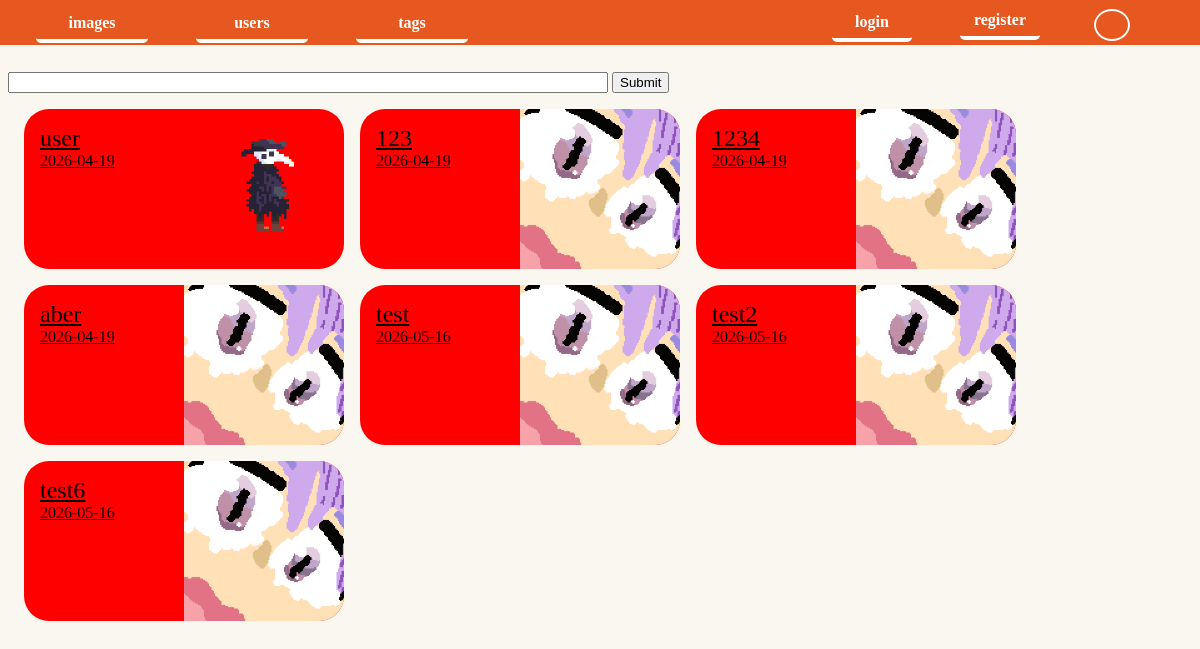
The page /users.php on the database its author committed.
### tables this page shows
CREATE TABLE `users` (
  `userId` int(255) NOT NULL,
  `name` varchar(255) NOT NULL,
  `password` varchar(255) NOT NULL,
  `userImage` varchar(255) NOT NULL DEFAULT 'userImages/default.png',
  `email` varchar(255) DEFAULT NULL,
  `privileges` int(11) NOT NULL DEFAULT 0 COMMENT '0=user\r\n1=user with email\r\n2=moderator\r\n3=admin\r\n4=owner',
  `userCreation` date NOT NULL DEFAULT current_timestamp()
);

### back/functions.php (called while the page is built, shortened)
<?php
class Stmt{
    private $db;
    private $stmt;
    public function __construct($db, $stmt="SELECT * FROM users"){
        $this->db = $db;
        if(($this->stmt=$db->prepare($stmt))===false){
            echo"<div class='err'> stmt failed".mysqli_error($db)."</div>";
            exit;
        }
    }
    function bind($type, $param){
        if (is_array($param))$param = array_values($param);
        else $param= array($param);
        for ($i=0; $i<count($param);$i++){
            $arr[$i]=&$param[$i];
        }
        call_user_func_array(array($this->stmt, "bind_param"), array_merge(array($type), $arr));
    }
    function exe(){
        if(!$this->stmt->execute()){
            echo "<div class='err'>execution error</div>".mysqli_error($this->db);
            exit;
        }
    }
    function fetch(){
        return mysqli_fetch_all($this->stmt->get_result(), MYSQLI_ASSOC);
    }
}
?>
<?php
function listUsers($db, $string="%"){
    $stmt = new Stmt($db, "SELECT * FROM users WHERE name LIKE ?");
    $stmt->bind("s", $string);
    $stmt->exe();
    return $stmt->fetch();
}
?>

### users.php (the view)
<?php
require "block/header.phtml";
if (isset($_GET["search"])) $users = listUsers($db, $_GET["search"]);
else $users = listUsers($db);
?>
<form method="GET">
    <input type="text" name="search" id="search">
    <input type="submit">
</form>
<div class="userList">
<?php
foreach($users as $user){
    ?>
<a class="userLink" href="profile.php?userId=<?=$user["userId"]?>">
    <div class="userInfo">
        <div class="userName"><?=$user["name"]?></div>
        <div class="userCreation"><?=$user["userCreation"]?></div>
    </div>
    <img class="userImage" src="<?=$user["userImage"]?>">
</a>
<?php
}
?>
</div>

### block/header.css (style rules this page uses)
:root { --themeMain: rgb(230, 88, 32); --themeBackground: rgb(250, 247, 240); --themeIndent: rgb(209, 76, 23); --themeHover: rgb(142, 140, 216); --themeGre: rgb(100,200,100); --themeText: rgb(0, 0, 0); --themeNavText: rgb(255,255,255); }
body { background:var(--themeBackground); color:var(--themeText); }
a { border-radius:0.3rem; color:var(--themeText); }
#navRight > div, a { height:80% }
#search { width:50%; height:10%; }
.userList { display:flex; flex-direction:row; flex-wrap:wrap; gap:1rem 1rem; padding:1rem; }
.userLink { display:flex; flex-direction:row; background:red; width:20rem; height:10rem; border-radius:25px; overflow:hidden; }
.userInfo { width:10rem; padding:1rem; }
.userName { font-size:1.5rem; }
.userImage { max-width:100%; max-height:100%; }

### rows shown on the page
users: name "user", userCreation "2026-04-19", userImage (picture)
users: name "123", userCreation "2026-04-19", userImage (placeholder picture)
users: name "1234", userCreation "2026-04-19", userImage (placeholder picture)
users: name "aber", userCreation "2026-04-19", userImage (placeholder picture)
users: name "test", userCreation "2026-05-16", userImage (placeholder picture)
users: name "test2", userCreation "2026-05-16", userImage (placeholder picture)
users: name "test6", userCreation "2026-05-16", userImage (placeholder picture)
